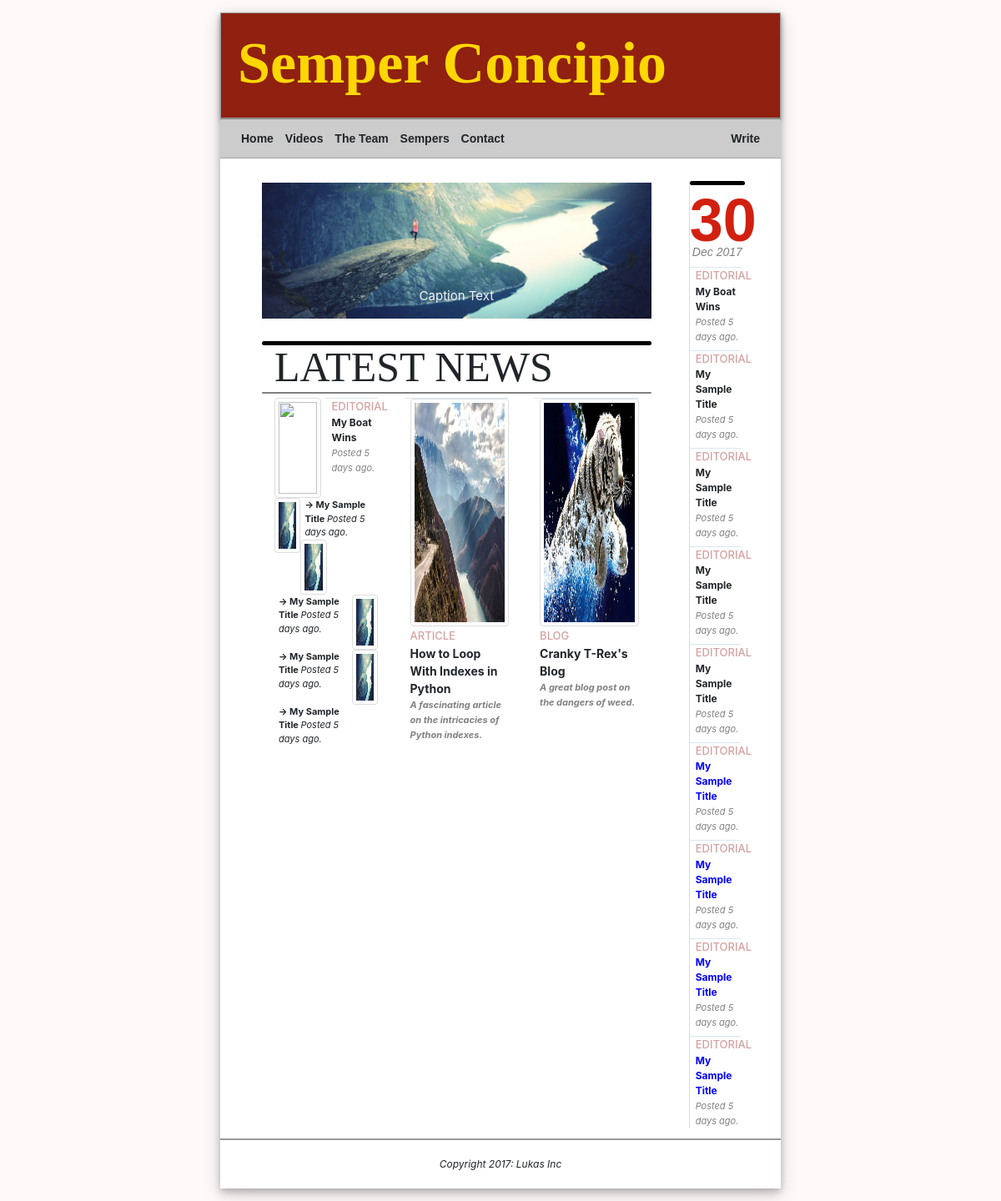
The app's page /, older data.
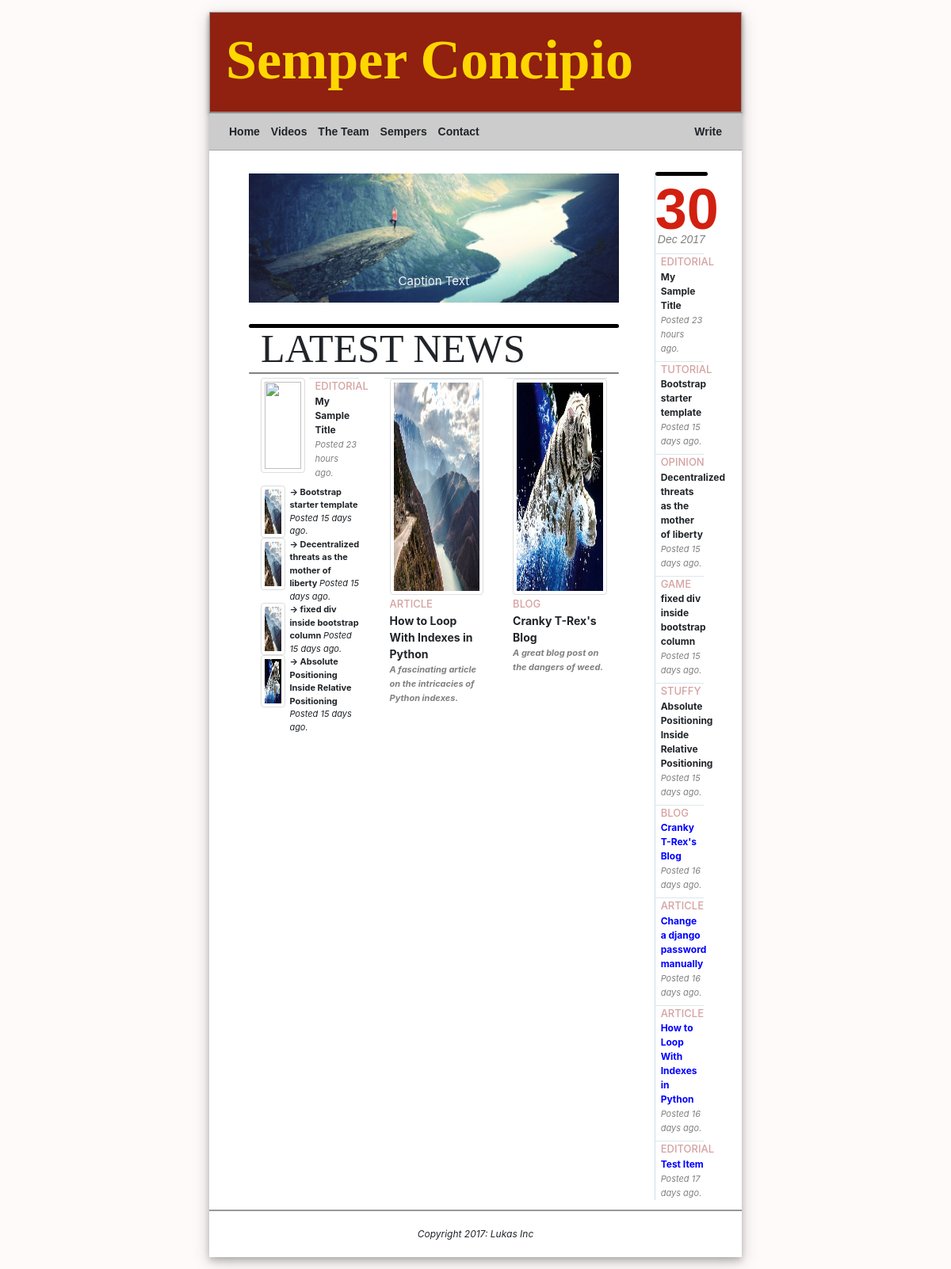
The same page, newer data.
### SemperNewsApp/models.py (models this page shows, shortened)
class NewsItem(models.Model):
    title = models.CharField(max_length=255)
    type = models.CharField(max_length=30)
    article = models.TextField()
    created_at = models.DateTimeField(auto_now_add=True)
    updated_at = models.DateTimeField(auto_now=True)
    thumbnail_path = models.CharField(max_length=255,default='')
    timeDiff = ''
    writer = models.ForeignKey(WriterItem,default=1)

### SemperNewsApp/views.py (the view)
# urls.py: url(r'^$',views.indexPage,name='index'),
def indexPage(request):
    newsItems = getCurrentNewsItems()
    featuredItems = FeaturedItem.objects.all()[:2]
    return render(request, 'index.html', {'currentDay' : timezone.now().strftime("%m"),
                                          'currentMonth' : timezone.now().strftime("%m"),
                                          'currentYear' : timezone.now().strftime("%m"),
                                          'newsItems' : newsItems,
                                          'featuredItems' : featuredItems})

### SemperNewsApp/templates/index.html (shortened to what the changed rows need)
{% extends "base.html" %}
{% load static %}
{% block content %}
<div class="row" style="padding-left:0px;">
    <div class="col-12">
        <div class="container">
            <div class="row" id="newsheader">
                <div class="col-md">
                    <h1>LATEST NEWS </h1>
                </div>
            </div>
            <div class="row">
                <div class="col-md-4">
                    {% with newsHeader=newsItems.0 %}
                        <a href="{% url 'article' newsHeader.id %}">
                            <div id="newssummarycol1header">
                                <div class="newssummarylistitem" style="display:inline;width:50%;margin-left:5px;float:left">
                                    <span>{{ newsHeader.type | upper }}</span><br/>
                                    <b>{{ newsHeader.title }}</b><br/>
                                    <em>Posted {{ newsHeader.timeDiff }} ago. </em><br/>
                                </div>
                                <br style="clear:both;"/>
                            </div>
                        </a>
                    {% endwith %}
                    <ul id="newssummarycol1" style="list-style:none;display:block;">
                        {% for newsItem in newsItems|slice:"1:5" %}
                        <li style="display:block;">
                            <a href="{% url 'article' newsItem.id %}">
                            <div style="display:inline;height:6em;width:25%;float:left">
                                <img src="{% static newsItem.thumbnail_path %}"
                                     class="img-fluid img-thumbnail"
                                     style="height: 100%; width: 100%;"/>
                            </div>
                            <div style="display:inline;width:70%;margin-left:5px;float:left">
                                <b>&rarr; {{ newsItem.title }} </b>
                                <em>Posted {{ newsItem.timeDiff }} ago. </em>
                            </div>
                            <br style="clear:both;"/>
                            </a>
                        </li>
                        {% endfor %}
                    </ul>
                </div>
        </div>
    </div>
</div>
    </div>
{% endblock %}

### SemperNewsApp/templates/base.html (shortened to what this page needs)
{% load static %}
<!DOCTYPE html>
<html>
<head lang="en">
    <link rel="stylesheet" href='{% static "css/bootstrap.min.css" %}'/>
    <link rel="stylesheet" href='{% static "css/bootstrap-grid.min.css" %}'/>
    <link rel="stylesheet" href='{% static "css/bootstrap-reboot.min.css" %}'/>
    <link rel="stylesheet" href='{% static "css/blockmodel.css" %}'/>
</head>
<body id="main_body" onload="ondocload();">
<div id="wrapper">
    <div class="container-fluid" id="main_page">
        <div class="row">
            <div class="col-12" id="menuwrapper">
                <header id="main_header">
                    <a href="{% url 'index' %}">
                        <h1 id="main_title">Semper Concipio</h1>
                    </a>
                </header>
                <nav id = "main_menu">
                    <ul style="width:100%">
                        <li>Home</li>
                        <li>Videos</li>
                        <li>The Team</li>
                        <li>Sempers</li>
                        <li>Contact</li>
                        <li style="float:right"><a href="{% url 'write' %}">Write</a></li>
                    </ul>
            </nav>
            </div>
        </div>
        <div class="row" style="margin-left:5px;margin-right:5px">
            <div class="col-xl-10 col-lg-10 col-md-12 col-12">
                <div class="container" style="margin-top:29px;margin-bottom:10px">
                    {% block content %}
                    {% endblock %}
                </div>
            </div>
            <div class="col-2 hidden-sm hidden-xs hidden-md">
                <aside id="newssummary">
                    <header>
                        <h1 id="newssummaryheader">{% now "d" %}</h1>
                        <p id="newssummarysubtitle">{% now "M" %} {% now "Y" %}</p>
                    </header>
                    <ul id="newssummarylist">
                        {% for newsItem in newsItems|slice:"0:5" %}
                        <li class="newssummarylistitem">
                            <a href="{% url 'article' newsItem.id %}">
                                <div>
                                    <span>{{ newsItem.type | upper }}</span><br/>
                                    <b>{{ newsItem.title }}</b><br/>
                                    <em>Posted {{ newsItem.timeDiff }} ago. </em><br/>
                                </div>
                            </a>
                        </li>
                        {% endfor %}
                        {% for newsItem in newsItems|slice:"6:10" %}
                        <li class="newssummarylistitem hidden_on_small" >
                            <a href="{% url 'article' newsItem.id %}">
                                <div>
                                    <span>{{ newsItem.type | upper }}</span><br/>
                                    <b>{{ newsItem.title }}</b><br/>
                                    <em>Posted {{ newsItem.timeDiff }} ago. </em><br/>
                                </div>
                            </a>
                        </li>
                        {% endfor %}
                    </ul>
                </aside>
            </div>
        </div>
        <div class="row">
            <div id="main_footer" class="col-12">
                <em> Copyright 2017: Lukas Inc</em>
            </div>
        </div>
    </div>
</div>
</body>
</html>

Row changes from the older to the newer data that the page shows:
removed NewsItem: type "EDITORIAL", title "My Boat Wins", timeDiff "5 days", shown under "30"
removed NewsItem: thumbnail_path (picture), title "My Sample Title", timeDiff "5 days", type "EDITORIAL"
removed NewsItem: thumbnail_path (picture), title "My Sample Title", timeDiff "5 days", type "EDITORIAL"
removed NewsItem: thumbnail_path (picture), title "My Sample Title", timeDiff "5 days", type "EDITORIAL"
removed NewsItem: thumbnail_path (picture), title "My Sample Title", timeDiff "5 days", type "EDITORIAL"
removed NewsItem: type "EDITORIAL", title "My Sample Title", timeDiff "5 days"
removed NewsItem: type "EDITORIAL", title "My Sample Title", timeDiff "5 days"
removed NewsItem: type "EDITORIAL", title "My Sample Title", timeDiff "5 days"
removed NewsItem: type "EDITORIAL", title "My Sample Title", timeDiff "5 days"
added NewsItem: type "EDITORIAL", title "My Sample Title", timeDiff "23 hours", shown under "30"
now on this page (row unchanged): NewsItem: thumbnail_path (picture), title "Bootstrap starter template", timeDiff "15 days", type "TUTORIAL"
now on this page (row unchanged): NewsItem: thumbnail_path (picture), title "Decentralized threats as the mother of liberty", timeDiff "15 days", type "OPINION"
now on this page (row unchanged): NewsItem: thumbnail_path (picture), title "fixed div inside bootstrap column", timeDiff "15 days", type "GAME"
now on this page (row unchanged): NewsItem: thumbnail_path (picture), title "Absolute Positioning Inside Relative Positioning", timeDiff "15 days", type "STUFFY"
now on this page (row unchanged): NewsItem: type "BLOG", title "Cranky T-Rex's Blog", timeDiff "16 days"
now on this page (row unchanged): NewsItem: type "ARTICLE", title "Change a django password manually", timeDiff "16 days"
now on this page (row unchanged): NewsItem: type "ARTICLE", title "How to Loop With Indexes in Python", timeDiff "16 days"
now on this page (row unchanged): NewsItem: type "EDITORIAL", title "Test Item", timeDiff "17 days"
